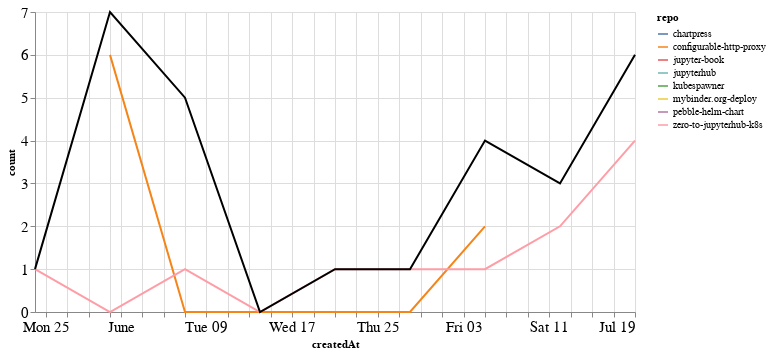

Write notebook code for a chart like this one.
### Markdown cell above
## PRs

### Code cell
prs_time = prs.groupby('repo').resample('W', on='createdAt').count()['author'].reset_index()
prs_time = prs_time.rename(columns={'author': 'count'})
prs_time_total = prs_time.groupby('createdAt').agg({"count": "sum"}).reset_index()

ch1 = alt.Chart(prs_time, width=600).mark_line().encode(
    x='createdAt',
    y='count',
    color='repo',
    tooltip="repo"
)

ch2 = alt.Chart(prs_time_total, width=600).mark_line(color="black").encode(
    x='createdAt',
    y='count',
)

ch1 + ch2

### Figure 1 — Vega-Lite specification as saved in the notebook (floating-point values rounded to 4 significant figures)
{"config": {"axisLeft": {"labelFontSize": 15}, "axisBottom": {"labelFontSize": 15}}, "layer": [{"data": {"name": "data-9acaec20c368454d9683ca0c71fc794a"}, "mark": "line", "encoding": {"color": {"type": "nominal", "field": "repo"}, "tooltip": {"type": "nominal", "field": "repo"}, "x": {"type": "temporal", "field": "createdAt"}, "y": {"type": "quantitative", "field": "count"}}, "width": 600}, {"data": {"name": "data-0c934d389a92a2cfbc0c41219dee5274"}, "mark": {"type": "line", "color": "black"}, "encoding": {"x": {"type": "temporal", "field": "createdAt"}, "y": {"type": "quantitative", "field": "count"}}, "width": 600}], "$schema": "https://vega.github.io/schema/vega-lite/v4.8.1.json", "datasets": {"data-9acaec20c368454d9683ca0c71fc794a": [{"repo": "chartpress", "createdAt": "2020-07-19T00:00:00", "count": 1}, {"repo": "configurable-http-proxy", "createdAt": "2020-05-31T00:00:00", "count": 6}, {"repo": "configurable-http-proxy", "createdAt": "2020-06-07T00:00:00", "count": 0}, {"repo": "configurable-http-proxy", "createdAt": "2020-06-14T00:00:00", "count": 0}, {"repo": "configurable-http-proxy", "createdAt": "2020-06-21T00:00:00", "count": 0}, {"repo": "configurable-http-proxy", "createdAt": "2020-06-28T00:00:00", "count": 0}, {"repo": "configurable-http-proxy", "createdAt": "2020-07-05T00:00:00", "count": 2}, {"repo": "jupyter-book", "createdAt": "2020-07-12T00:00:00", "count": 1}, {"repo": "jupyterhub", "createdAt": "2020-07-05T00:00:00", "count": 1}, {"repo": "kubespawner", "createdAt": "2020-07-19T00:00:00", "count": 1}, {"repo": "mybinder.org-deploy", "createdAt": "2020-05-31T00:00:00", "count": 1}, {"repo": "pebble-helm-chart", "createdAt": "2020-06-07T00:00:00", "count": 4}, {"repo": "zero-to-jupyterhub-k8s", "createdAt": "2020-05-24T00:00:00", "count": 1}, {"repo": "zero-to-jupyterhub-k8s", "createdAt": "2020-05-31T00:00:00", "count": 0}, {"repo": "zero-to-jupyterhub-k8s", "createdAt": "2020-06-07T00:00:00", "count": 1}, {"repo": "zero-to-jupyterhub-k8s", "createdAt": "2020-06-14T00:00:00", "count": 0}, {"repo": "zero-to-jupyterhub-k8s", "createdAt": "2020-06-21T00:00:00", "count": 1}, {"repo": "zero-to-jupyterhub-k8s", "createdAt": "2020-06-28T00:00:00", "count": 1}, {"repo": "zero-to-jupyterhub-k8s", "createdAt": "2020-07-05T00:00:00", "count": 1}, {"repo": "zero-to-jupyterhub-k8s", "createdAt": "2020-07-12T00:00:00", "count": 2}, {"repo": "zero-to-jupyterhub-k8s", "createdAt": "2020-07-19T00:00:00", "count": 4}], "data-0c934d389a92a2cfbc0c41219dee5274": [{"createdAt": "2020-05-24T00:00:00", "count": 1}, {"createdAt": "2020-05-31T00:00:00", "count": 7}, {"createdAt": "2020-06-07T00:00:00", "count": 5}, {"createdAt": "2020-06-14T00:00:00", "count": 0}, {"createdAt": "2020-06-21T00:00:00", "count": 1}, {"createdAt": "2020-06-28T00:00:00", "count": 1}, {"createdAt": "2020-07-05T00:00:00", "count": 4}, {"createdAt": "2020-07-12T00:00:00", "count": 3}, {"createdAt": "2020-07-19T00:00:00", "count": 6}]}}
